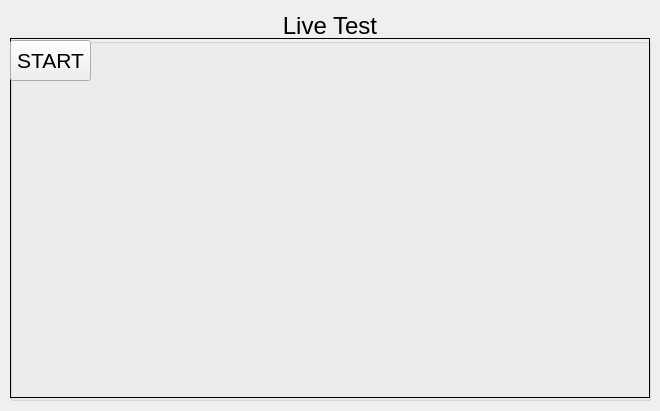
<?xml version="1.0" encoding="UTF-8"?>
<ui version="4.0">
 <class>liveDetectionWideget</class>
 <widget class="QWidget" name="liveDetectionWideget">
  <property name="geometry">
   <rect>
    <x>0</x>
    <y>0</y>
    <width>660</width>
    <height>411</height>
   </rect>
  </property>
  <property name="windowTitle">
   <string>LIVE TEST</string>
  </property>
  <widget class="QGroupBox" name="faceRecordGroupBox">
   <property name="geometry">
    <rect>
     <x>10</x>
     <y>10</y>
     <width>641</width>
     <height>391</height>
    </rect>
   </property>
   <property name="font">
    <font>
     <pointsize>18</pointsize>
    </font>
   </property>
   <property name="title">
    <string>Live Test</string>
   </property>
   <property name="alignment">
    <set>Qt::AlignCenter</set>
   </property>
   <property name="flat">
    <bool>false</bool>
   </property>
   <widget class="QLabel" name="cameraLabel">
    <property name="geometry">
     <rect>
      <x>0</x>
      <y>28</y>
      <width>640</width>
      <height>360</height>
     </rect>
    </property>
    <property name="frameShape">
     <enum>QFrame::Box</enum>
    </property>
    <property name="text">
     <string>&lt;html&gt;&lt;head/&gt;&lt;body&gt;&lt;p&gt;&lt;br/&gt;&lt;/p&gt;&lt;/body&gt;&lt;/html&gt;</string>
    </property>
    <property name="alignment">
     <set>Qt::AlignCenter</set>
    </property>
   </widget>
   <widget class="QPushButton" name="startButton">
    <property name="enabled">
     <bool>true</bool>
    </property>
    <property name="geometry">
     <rect>
      <x>0</x>
      <y>30</y>
      <width>81</width>
      <height>41</height>
     </rect>
    </property>
    <property name="font">
     <font>
      <pointsize>16</pointsize>
     </font>
    </property>
    <property name="text">
     <string>START</string>
    </property>
   </widget>
  </widget>
 </widget>
 <resources/>
 <connections/>
</ui>
